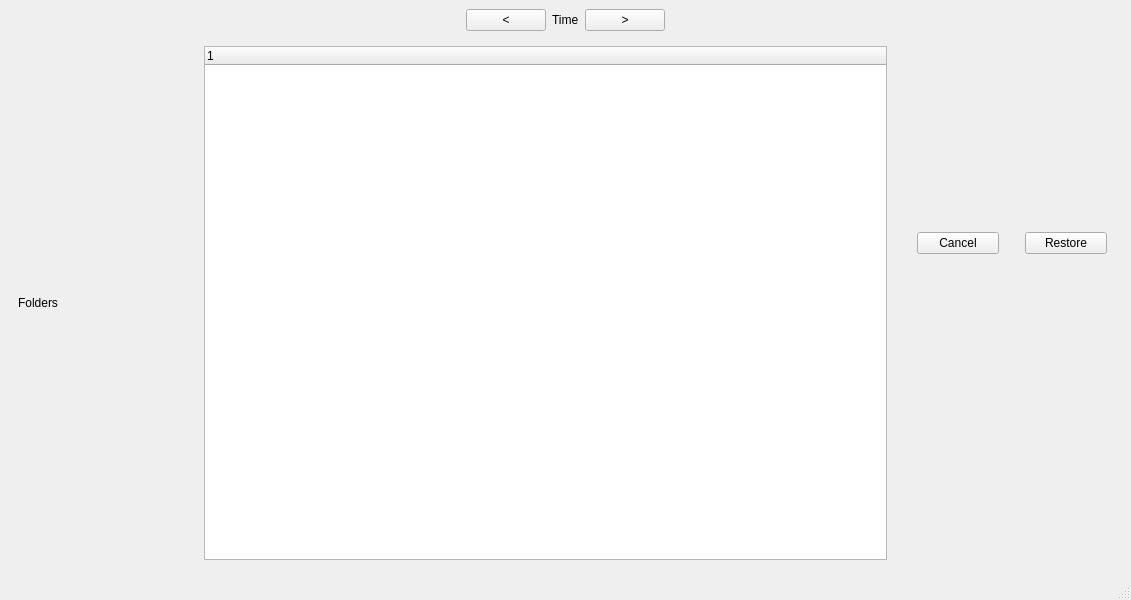
<?xml version="1.0" encoding="UTF-8"?>
<ui version="4.0">
 <class>MainWindow</class>
 <widget class="QMainWindow" name="MainWindow">
  <property name="geometry">
   <rect>
    <x>0</x>
    <y>0</y>
    <width>1131</width>
    <height>600</height>
   </rect>
  </property>
  <property name="windowTitle">
   <string>MainWindow</string>
  </property>
  <widget class="QWidget" name="centralwidget">
   <layout class="QVBoxLayout" name="verticalLayout_2">
    <item>
     <layout class="QVBoxLayout" name="verticalLayout" stretch="0,0,1">
      <item>
       <layout class="QGridLayout" name="dates_layout"/>
      </item>
      <item>
       <layout class="QHBoxLayout" name="horizontalLayout_5">
        <item>
         <spacer name="horizontalSpacer_3">
          <property name="orientation">
           <enum>Qt::Horizontal</enum>
          </property>
          <property name="sizeHint" stdset="0">
           <size>
            <width>40</width>
            <height>20</height>
           </size>
          </property>
         </spacer>
        </item>
        <item alignment="Qt::AlignHCenter">
         <widget class="QPushButton" name="btn_up">
          <property name="text">
           <string>&lt;</string>
          </property>
         </widget>
        </item>
        <item>
         <widget class="QLabel" name="label_gray_time">
          <property name="text">
           <string>Time</string>
          </property>
         </widget>
        </item>
        <item alignment="Qt::AlignHCenter">
         <widget class="QPushButton" name="btn_down">
          <property name="text">
           <string>&gt;</string>
          </property>
         </widget>
        </item>
        <item>
         <spacer name="horizontalSpacer_4">
          <property name="orientation">
           <enum>Qt::Horizontal</enum>
          </property>
          <property name="sizeHint" stdset="0">
           <size>
            <width>40</width>
            <height>20</height>
           </size>
          </property>
         </spacer>
        </item>
       </layout>
      </item>
      <item>
       <layout class="QHBoxLayout" name="horizontalLayout" stretch="0,1,0">
        <item>
         <widget class="QWidget" name="widget_3" native="true">
          <property name="minimumSize">
           <size>
            <width>180</width>
            <height>0</height>
           </size>
          </property>
          <property name="maximumSize">
           <size>
            <width>180</width>
            <height>16777215</height>
           </size>
          </property>
          <layout class="QVBoxLayout" name="verticalLayout_6" stretch="0,1">
           <item>
            <widget class="QLabel" name="label">
             <property name="text">
              <string>Folders</string>
             </property>
            </widget>
           </item>
           <item>
            <layout class="QVBoxLayout" name="folders_layout"/>
           </item>
          </layout>
         </widget>
        </item>
        <item>
         <widget class="QWidget" name="widget_2" native="true">
          <layout class="QVBoxLayout" name="verticalLayout_7">
           <item>
            <widget class="QTreeWidget" name="tree_widget">
             <property name="minimumSize">
              <size>
               <width>600</width>
               <height>400</height>
              </size>
             </property>
             <property name="sizeAdjustPolicy">
              <enum>QAbstractScrollArea::AdjustToContents</enum>
             </property>
             <property name="selectionMode">
              <enum>QAbstractItemView::SingleSelection</enum>
             </property>
             <property name="selectionBehavior">
              <enum>QAbstractItemView::SelectItems</enum>
             </property>
             <property name="iconSize">
              <size>
               <width>16</width>
               <height>16</height>
              </size>
             </property>
             <property name="animated">
              <bool>true</bool>
             </property>
             <column>
              <property name="text">
               <string notr="true">1</string>
              </property>
             </column>
            </widget>
           </item>
          </layout>
         </widget>
        </item>
        <item>
         <widget class="QWidget" name="widget" native="true">
          <property name="minimumSize">
           <size>
            <width>220</width>
            <height>0</height>
           </size>
          </property>
          <property name="maximumSize">
           <size>
            <width>180</width>
            <height>16777215</height>
           </size>
          </property>
          <layout class="QVBoxLayout" name="verticalLayout_4">
           <item>
            <layout class="QVBoxLayout" name="verticalLayout_3" stretch="0,0,0">
             <property name="spacing">
              <number>20</number>
             </property>
             <property name="leftMargin">
              <number>6</number>
             </property>
             <property name="topMargin">
              <number>6</number>
             </property>
             <property name="rightMargin">
              <number>6</number>
             </property>
             <property name="bottomMargin">
              <number>6</number>
             </property>
             <item>
              <widget class="QTextBrowser" name="small_preview_text">
               <property name="maximumSize">
                <size>
                 <width>16777215</width>
                 <height>0</height>
                </size>
               </property>
              </widget>
             </item>
             <item alignment="Qt::AlignTop">
              <widget class="QLabel" name="small_preview_label">
               <property name="minimumSize">
                <size>
                 <width>190</width>
                 <height>140</height>
                </size>
               </property>
               <property name="maximumSize">
                <size>
                 <width>0</width>
                 <height>140</height>
                </size>
               </property>
               <property name="text">
                <string/>
               </property>
              </widget>
             </item>
             <item>
              <layout class="QHBoxLayout" name="horizontalLayout_4">
               <property name="spacing">
                <number>6</number>
               </property>
               <item alignment="Qt::AlignTop">
                <widget class="QPushButton" name="btn_cancel">
                 <property name="minimumSize">
                  <size>
                   <width>0</width>
                   <height>0</height>
                  </size>
                 </property>
                 <property name="maximumSize">
                  <size>
                   <width>16777215</width>
                   <height>16777215</height>
                  </size>
                 </property>
                 <property name="styleSheet">
                  <string notr="true"/>
                 </property>
                 <property name="text">
                  <string>Cancel</string>
                 </property>
                </widget>
               </item>
               <item>
                <spacer name="verticalSpacer">
                 <property name="orientation">
                  <enum>Qt::Vertical</enum>
                 </property>
                 <property name="sizeHint" stdset="0">
                  <size>
                   <width>20</width>
                   <height>40</height>
                  </size>
                 </property>
                </spacer>
               </item>
               <item alignment="Qt::AlignTop">
                <widget class="QPushButton" name="btn_restore">
                 <property name="minimumSize">
                  <size>
                   <width>0</width>
                   <height>0</height>
                  </size>
                 </property>
                 <property name="maximumSize">
                  <size>
                   <width>88</width>
                   <height>34</height>
                  </size>
                 </property>
                 <property name="styleSheet">
                  <string notr="true"/>
                 </property>
                 <property name="text">
                  <string>Restore</string>
                 </property>
                </widget>
               </item>
              </layout>
             </item>
            </layout>
           </item>
          </layout>
         </widget>
        </item>
       </layout>
      </item>
     </layout>
    </item>
   </layout>
  </widget>
  <widget class="QStatusBar" name="statusbar"/>
 </widget>
 <resources/>
 <connections/>
</ui>
